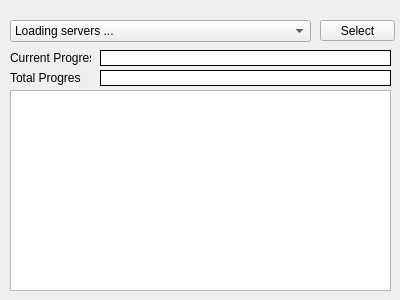
<?xml version="1.0" encoding="UTF-8"?>
<ui version="4.0">
 <class>Widget</class>
 <widget class="QWidget" name="Widget">
  <property name="geometry">
   <rect>
    <x>0</x>
    <y>0</y>
    <width>400</width>
    <height>300</height>
   </rect>
  </property>
  <property name="windowTitle">
   <string>Game Server Register</string>
  </property>
  <property name="styleSheet">
   <string notr="true"/>
  </property>
  <widget class="QComboBox" name="comboBox">
   <property name="geometry">
    <rect>
     <x>10</x>
     <y>20</y>
     <width>301</width>
     <height>22</height>
    </rect>
   </property>
   <item>
    <property name="text">
     <string>Loading servers ...</string>
    </property>
   </item>
  </widget>
  <widget class="QPushButton" name="pushButton">
   <property name="geometry">
    <rect>
     <x>320</x>
     <y>20</y>
     <width>75</width>
     <height>21</height>
    </rect>
   </property>
   <property name="text">
    <string>Select</string>
   </property>
   <property name="autoDefault">
    <bool>false</bool>
   </property>
   <property name="default">
    <bool>false</bool>
   </property>
   <property name="flat">
    <bool>false</bool>
   </property>
  </widget>
  <widget class="QProgressBar" name="_current_progress_bar">
   <property name="geometry">
    <rect>
     <x>100</x>
     <y>50</y>
     <width>291</width>
     <height>16</height>
    </rect>
   </property>
   <property name="styleSheet">
    <string notr="true">QProgressBar {
     border: 1px solid black;
     border-radius: 0px;
	 border-style: solid;
	 text-align: center;
	 color: #FFFFFF;
 }

 QProgressBar::chunk {
     background-color: rgb(62, 91, 150);
     width: 20px;
 }</string>
   </property>
   <property name="value">
    <number>0</number>
   </property>
   <property name="textVisible">
    <bool>true</bool>
   </property>
  </widget>
  <widget class="QLabel" name="label_2">
   <property name="geometry">
    <rect>
     <x>10</x>
     <y>50</y>
     <width>81</width>
     <height>16</height>
    </rect>
   </property>
   <property name="styleSheet">
    <string notr="true"/>
   </property>
   <property name="text">
    <string>Current Progress</string>
   </property>
  </widget>
  <widget class="QProgressBar" name="_total_progress_bar">
   <property name="geometry">
    <rect>
     <x>100</x>
     <y>70</y>
     <width>291</width>
     <height>16</height>
    </rect>
   </property>
   <property name="styleSheet">
    <string notr="true">QProgressBar {
     border: 1px solid black;
     border-radius: 0px;
	 text-align: center;
	 color: white;
 }

 QProgressBar::chunk {
	background-color: rgb(142, 65, 73);
     width: 20px;
 }</string>
   </property>
   <property name="value">
    <number>0</number>
   </property>
   <property name="textVisible">
    <bool>true</bool>
   </property>
  </widget>
  <widget class="QLabel" name="label">
   <property name="geometry">
    <rect>
     <x>10</x>
     <y>70</y>
     <width>71</width>
     <height>16</height>
    </rect>
   </property>
   <property name="styleSheet">
    <string notr="true"/>
   </property>
   <property name="text">
    <string>Total Progress</string>
   </property>
  </widget>
  <widget class="QTextEdit" name="textEdit">
   <property name="geometry">
    <rect>
     <x>10</x>
     <y>90</y>
     <width>381</width>
     <height>201</height>
    </rect>
   </property>
   <property name="styleSheet">
    <string notr="true"/>
   </property>
   <property name="undoRedoEnabled">
    <bool>false</bool>
   </property>
   <property name="readOnly">
    <bool>true</bool>
   </property>
   <property name="html">
    <string>&lt;!DOCTYPE HTML PUBLIC &quot;-//W3C//DTD HTML 4.0//EN&quot; &quot;http://www.w3.org/TR/REC-html40/strict.dtd&quot;&gt;
&lt;html&gt;&lt;head&gt;&lt;meta name=&quot;qrichtext&quot; content=&quot;1&quot; /&gt;&lt;style type=&quot;text/css&quot;&gt;
p, li { white-space: pre-wrap; }
&lt;/style&gt;&lt;/head&gt;&lt;body style=&quot; font-family:'MS Shell Dlg 2'; font-size:8.25pt; font-weight:400; font-style:normal;&quot;&gt;
&lt;p style=&quot;-qt-paragraph-type:empty; margin-top:0px; margin-bottom:0px; margin-left:0px; margin-right:0px; -qt-block-indent:0; text-indent:0px; font-size:8pt;&quot;&gt;&lt;/p&gt;&lt;/body&gt;&lt;/html&gt;</string>
   </property>
  </widget>
 </widget>
 <layoutdefault spacing="6" margin="11"/>
 <resources/>
 <connections/>
</ui>
